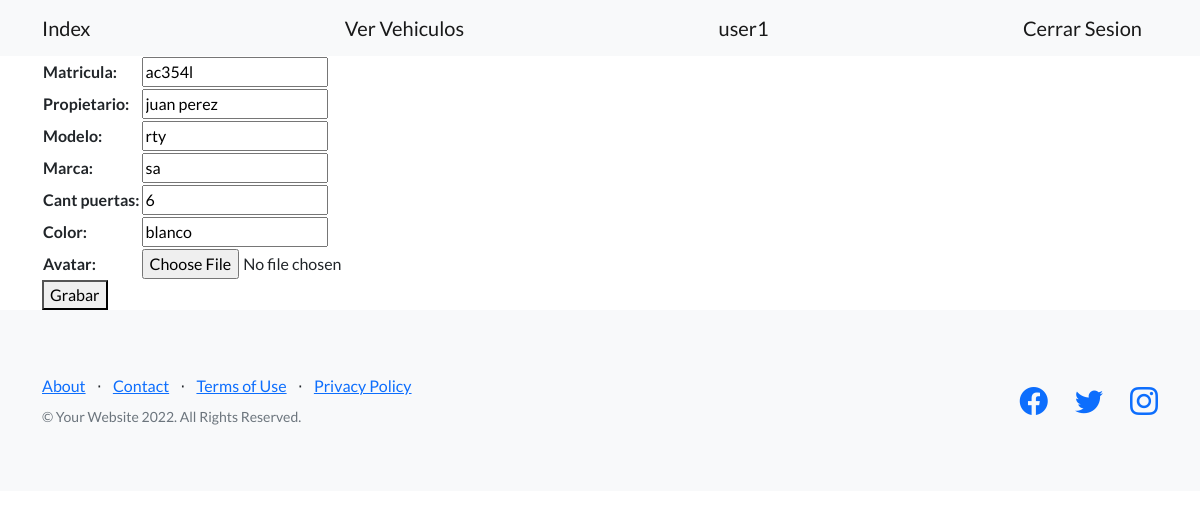
Screenshot of /avanzado/vehiculos/editar/4 (signed in) with the database file from the repository.
### avanzado/models.py (models this page shows, shortened)
class Vehiculo(models.Model):
    matricula = models.CharField(max_length=20)
    propietario = models.CharField(max_length=20)
    modelo = models.CharField(max_length=20)
    marca  = models.CharField(max_length=20)
    cant_puertas = models.IntegerField()
    color = models.CharField(max_length=20)
    chasis = models.CharField(max_length=20)
    avatar = models.ImageField(upload_to='avatares', null=True, blank=True)#
    cliente = models.OneToOneField(User, on_delete=models.CASCADE)###problema###

### avanzado/views.py (the view)
# urls.py: path('vehiculos/editar/<int:pk>', views.EditarVehiculo.as_view(), name='editar_vehiculo'),
class EditarVehiculo(LoginRequiredMixin, UpdateView):
    model  = Vehiculo
    success_url = '/avanzado/vehiculos/'
    template_name = 'avanzado/editar_vehiculo.html'
    fields = ['matricula', 'propietario', 'modelo', 'marca', 'cant_puertas', 'color', 'avatar']    #

### avanzado/templates/avanzado/editar_vehiculo.html (shortened to what this page needs)
{% extends 'padres/base.html' %}
{% block mi_contenido %}
<form action={% url 'editar_vehiculo' vehiculo.id %} method="POST">
    <table>
        {{form}}
    </table>
    <button>Grabar</button>
</form>
{% endblock mi_contenido %}

### home/templates/padres/base.html (shortened to what this page needs)
<!DOCTYPE html>
<html lang="en">
    <head>
        {% load static %}
        <link href="https://cdn.jsdelivr.net/npm/bootstrap-icons@1.5.0/font/bootstrap-icons.css" rel="stylesheet" type="text/css" />
        <link href={% static 'css/styles.css'%} rel="stylesheet" />
    </head>
    <body>
        <nav class="navbar navbar-light bg-light static-top">
            <div class="container">
                <a class="navbar-brand" href={% url 'index' %}>Index</a>
                <a class="navbar-brand" href={% url 'ver_vehiculos' %}>Ver Vehiculos</a>
                {% if request.user.is_authenticated %}
                    <a class="navbar-brand" href={% url 'perfil' %}>{{request.user.username}}</a>
                    <a class="navbar-brand" href={% url 'logout' %}>Cerrar Sesion</a>
                {% else %}
                    <a class="navbar-brand" href={% url 'login' %}>Iniciar Sesion</a>
                    <a class="navbar-brand" href={% url 'registrar' %}>Registrarse</a>
                {% endif %}
            </div>
        </nav>
        <div class="container">
        {% block mi_contenido %}
        {% endblock mi_contenido %}
        </div>
        <footer class="footer bg-light">
            <div class="container">
                <div class="row">
                    <div class="col-lg-6 h-100 text-center text-lg-start my-auto">
                        <ul class="list-inline mb-2">
                            <li class="list-inline-item"><a href="#!">About</a></li>
                            <li class="list-inline-item">⋅</li>
                            <li class="list-inline-item"><a href="#!">Contact</a></li>
                            <li class="list-inline-item">⋅</li>
                            <li class="list-inline-item"><a href="#!">Terms of Use</a></li>
                            <li class="list-inline-item">⋅</li>
                            <li class="list-inline-item"><a href="#!">Privacy Policy</a></li>
                        </ul>
                        <p class="text-muted small mb-4 mb-lg-0">&copy; Your Website 2022. All Rights Reserved.</p>
                    </div>
                    <div class="col-lg-6 h-100 text-center text-lg-end my-auto">
                        <ul class="list-inline mb-0">
                            <li class="list-inline-item me-4">
                                <a href="#!"><i class="bi-facebook fs-3"></i></a>
                            </li>
                            <li class="list-inline-item me-4">
                                <a href="#!"><i class="bi-twitter fs-3"></i></a>
                            </li>
                            <li class="list-inline-item">
                                <a href="#!"><i class="bi-instagram fs-3"></i></a>
                            </li>
                        </ul>
                    </div>
                </div>
            </div>
        </footer>
    </body>
</html>

### rows the page displays
Vehiculo: matricula "ac354l", propietario "juan perez", modelo "rty", marca "sa", cant_puertas "6", color "blanco"

### other values shown
{{ request.user.username }} "user1"
